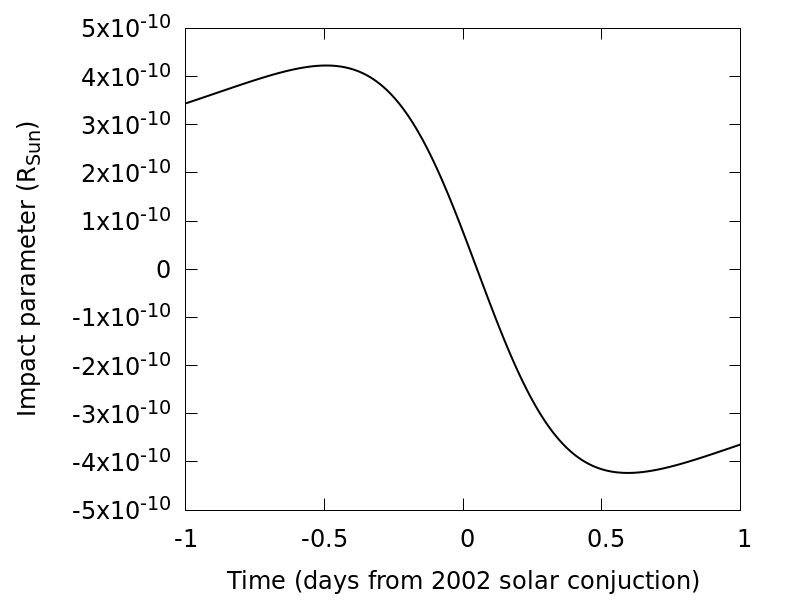

Recreate this plot in gnuplot.
#!/usr/bin/gnuplot -persist
#
#    
#    	G N U P L O T
#    	Version 5.4 patchlevel 4    last modified 2022-07-10 
#    
#    	Copyright (C) 1986-1993, 1998, 2004, 2007-2022
#    	Thomas Williams, Colin Kelley and many others
#    
#    	gnuplot home:     http://www.gnuplot.info
#    	faq, bugs, etc:   type "help FAQ"
#    	immediate help:   type "help"  (plot window: hit 'h')
set terminal pngcairo  background "#ffffff" enhanced font "DejaVu Sans,18" fontscale 1.0 size 800, 600 
set output 'yZoom.png'
unset clip points
set clip one
unset clip two
unset clip radial
set errorbars front 1.000000 
set border 31 front lt black linewidth 1.000 dashtype solid
set zdata 
set ydata 
set xdata 
set y2data 
set x2data 
set boxwidth
set boxdepth 0
set style fill  empty border
set style rectangle back fc  bgnd fillstyle   solid 1.00 border lt -1
set style circle radius graph 0.02 
set style ellipse size graph 0.05, 0.03 angle 0 units xy
set dummy x, y
set format x "% h" 
set format y "% h" 
set format x2 "% h" 
set format y2 "% h" 
set format z "% h" 
set format cb "% h" 
set format r "% h" 
set ttics format "% h"
set timefmt "%d/%m/%y,%H:%M"
set angles radians
set tics back
unset grid
unset raxis
set theta counterclockwise right
set style parallel front  lt black linewidth 2.000 dashtype solid
set key notitle
set key fixed right top vertical Right noreverse enhanced autotitle nobox
set key noinvert samplen 4 spacing 1 width 0 height 0 
set key maxcolumns 0 maxrows 0
set key noopaque
unset label
unset arrow
unset style line
unset style arrow
set style histogram clustered gap 2 title textcolor lt -1
unset object
unset walls
set style textbox  transparent margins  1.0,  1.0 border  lt -1 linewidth  1.0
set offsets 0, 0, 0, 0
set pointsize 1
set pointintervalbox 1
set encoding default
unset polar
unset parametric
unset spiderplot
unset decimalsign
unset micro
unset minussign
set view 60, 30, 1, 1
set view azimuth 0
set rgbmax 255
set samples 100, 100
set isosamples 10, 10
set surface implicit
set surface
unset contour
set cntrlabel  format '%8.3g' font '' start 5 interval 20
set mapping cartesian
set datafile separator whitespace
set datafile nocolumnheaders
unset hidden3d
set cntrparam order 4
set cntrparam linear
set cntrparam levels 5
set cntrparam levels auto
set cntrparam firstlinetype 0 unsorted
set cntrparam points 5
set size ratio 0 1,1
set origin 0,0
set style data points
set style function lines
unset xzeroaxis
unset yzeroaxis
unset zzeroaxis
unset x2zeroaxis
unset y2zeroaxis
set xyplane relative 0.5
set tics scale  1, 0.5, 1, 1, 1
set mxtics default
set mytics default
set mztics default
set mx2tics default
set my2tics default
set mcbtics default
set mrtics default
set nomttics
set xtics border in scale 1,0.5 mirror norotate  autojustify
set xtics  norangelimit autofreq 
set ytics border in scale 1,0.5 mirror norotate  autojustify
set ytics  norangelimit autofreq 
set ztics border in scale 1,0.5 nomirror norotate  autojustify
set ztics  norangelimit autofreq 
unset x2tics
unset y2tics
set cbtics border in scale 1,0.5 mirror norotate  autojustify
set cbtics  norangelimit autofreq 
set rtics axis in scale 1,0.5 nomirror norotate  autojustify
set rtics  norangelimit autofreq 
unset ttics
set title "" 
set title  font "" textcolor lt -1 norotate
set timestamp bottom 
set timestamp "" 
set timestamp  font "" textcolor lt -1 norotate
set trange [ * : * ] noreverse nowriteback
set urange [ * : * ] noreverse nowriteback
set vrange [ * : * ] noreverse nowriteback
set xlabel "Time (days from 2002 solar conjuction)" 
set xlabel  font "" textcolor lt -1 norotate
set x2label "" 
set x2label  font "" textcolor lt -1 norotate
set xrange [ * : * ] noreverse writeback
set x2range [ * : * ] noreverse writeback
set ylabel "Impact parameter (R_{Sun})" 
set ylabel  font "" textcolor lt -1 rotate
set y2label "" 
set y2label  font "" textcolor lt -1 rotate
set yrange [ * : * ] noreverse writeback
set y2range [ * : * ] noreverse writeback
set zlabel "" 
set zlabel  font "" textcolor lt -1 norotate
set zrange [ * : * ] noreverse writeback
set cblabel "" 
set cblabel  font "" textcolor lt -1 rotate
set cbrange [ * : * ] noreverse writeback
set rlabel "" 
set rlabel  font "" textcolor lt -1 norotate
set rrange [ * : * ] noreverse writeback
unset logscale
unset jitter
set zero 1e-08
set lmargin  -1
set bmargin  -1
set rmargin  -1
set tmargin  -1
set locale "en_US.UTF-8"
set pm3d explicit at s
set pm3d scansautomatic
set pm3d interpolate 1,1 flush begin noftriangles noborder corners2color mean
set pm3d clip z 
set pm3d nolighting
set palette positive nops_allcF maxcolors 0 gamma 1.5 color model RGB 
set palette rgbformulae 7, 5, 15
set colorbox default
set colorbox vertical origin screen 0.9, 0.2 size screen 0.05, 0.6 front  noinvert bdefault
set style boxplot candles range  1.50 outliers pt 7 separation 1 labels auto unsorted
set loadpath 
set fontpath
set psdir
set fit brief errorvariables nocovariancevariables errorscaling prescale nowrap v5
GNUTERM = "qt"
I = {0.0, 1.0}
VoxelDistance = 0.0
## Last datafile plotted: "params_vs_time.dat"
plot [-1:1] "../params_vs_time.dat" u 1:2 w l lw 2 lc rgb "black" notitle
#    EOF
